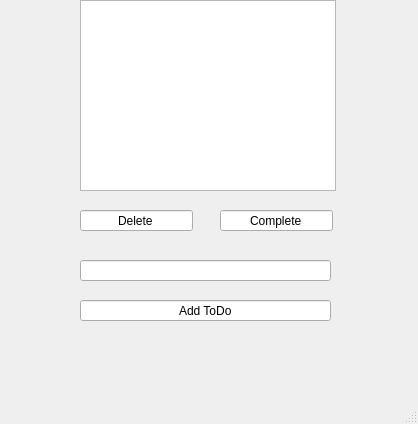
<?xml version="1.0" encoding="UTF-8"?>
<ui version="4.0">
 <class>ToDo</class>
 <widget class="QMainWindow" name="ToDo">
  <property name="geometry">
   <rect>
    <x>0</x>
    <y>0</y>
    <width>418</width>
    <height>424</height>
   </rect>
  </property>
  <property name="windowTitle">
   <string>MainWindow</string>
  </property>
  <widget class="QWidget" name="centralwidget">
   <widget class="QListView" name="listView">
    <property name="geometry">
     <rect>
      <x>80</x>
      <y>0</y>
      <width>256</width>
      <height>191</height>
     </rect>
    </property>
   </widget>
   <widget class="QLineEdit" name="lineEdit">
    <property name="geometry">
     <rect>
      <x>80</x>
      <y>210</y>
      <width>113</width>
      <height>21</height>
     </rect>
    </property>
    <property name="layoutDirection">
     <enum>Qt::LayoutDirection::LeftToRight</enum>
    </property>
    <property name="text">
     <string>Delete</string>
    </property>
    <property name="alignment">
     <set>Qt::AlignmentFlag::AlignCenter</set>
    </property>
   </widget>
   <widget class="QLineEdit" name="lineEdit_2">
    <property name="geometry">
     <rect>
      <x>220</x>
      <y>210</y>
      <width>113</width>
      <height>21</height>
     </rect>
    </property>
    <property name="text">
     <string>Complete</string>
    </property>
    <property name="alignment">
     <set>Qt::AlignmentFlag::AlignCenter</set>
    </property>
   </widget>
   <widget class="QLineEdit" name="lineEdit_3">
    <property name="geometry">
     <rect>
      <x>80</x>
      <y>260</y>
      <width>251</width>
      <height>21</height>
     </rect>
    </property>
   </widget>
   <widget class="QLineEdit" name="lineEdit_4">
    <property name="geometry">
     <rect>
      <x>80</x>
      <y>300</y>
      <width>251</width>
      <height>21</height>
     </rect>
    </property>
    <property name="text">
     <string>Add ToDo</string>
    </property>
    <property name="alignment">
     <set>Qt::AlignmentFlag::AlignCenter</set>
    </property>
   </widget>
  </widget>
  <widget class="QMenuBar" name="menubar">
   <property name="geometry">
    <rect>
     <x>0</x>
     <y>0</y>
     <width>418</width>
     <height>37</height>
    </rect>
   </property>
  </widget>
  <widget class="QStatusBar" name="statusbar"/>
 </widget>
 <resources/>
 <connections/>
</ui>
